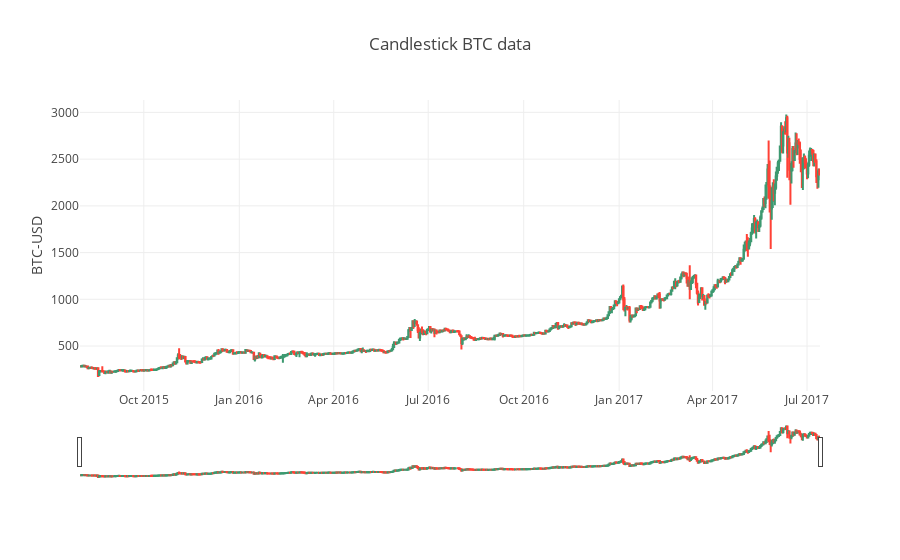

Write notebook code for a chart like this one.
### Code cell
import plotly.graph_objs as go

trace = go.Candlestick(x=df.date,
                       open=df.open,
                       high=df.high,
                       low=df.low,
                       close=df.close,
                      text = df.columns)
layout = {
    'title': 'Candlestick BTC data',
    'yaxis': {'title': 'BTC-USD'},    
}
candleData = [trace]

fig = dict(data=candleData, layout=layout)

iplot(fig)

### Figure 1 — Plotly figure (JSON) as saved in the notebook; plotly's stock layout.template omitted (floating-point values rounded to 4 significant figures; data arrays with more than 128 entries replaced by an {"elided": "..."} marker saying what was removed)
{"data": [{"close": {"elided": "713 float values"}, "high": {"elided": "713 float values"}, "low": {"elided": "713 float values"}, "open": {"elided": "713 float values"}, "text": ["date", "open", "close", "low", "high", "volume"], "type": "candlestick", "x": {"elided": "713 str values"}}], "layout": {"title": "Candlestick BTC data", "yaxis": {"title": "BTC-USD"}}}
